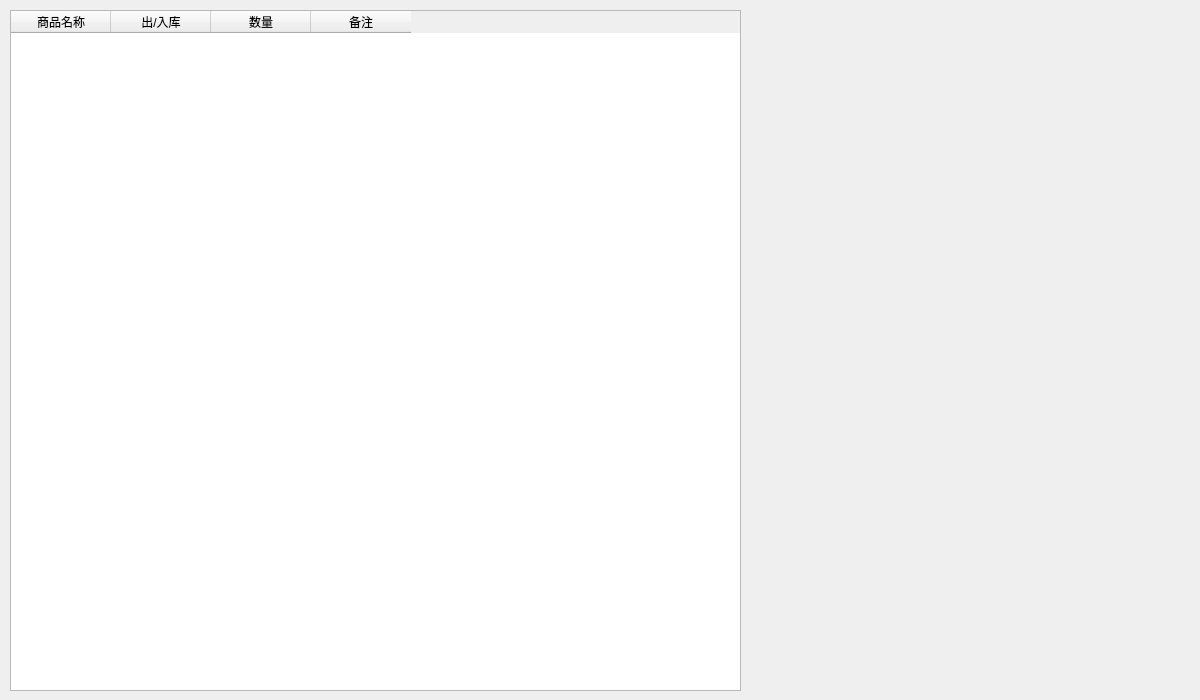
<?xml version="1.0" encoding="UTF-8"?>
<ui version="4.0">
 <class>WareForm</class>
 <widget class="QDialog" name="WareForm">
  <property name="geometry">
   <rect>
    <x>0</x>
    <y>0</y>
    <width>1200</width>
    <height>700</height>
   </rect>
  </property>
  <property name="windowTitle">
   <string>Dialog</string>
  </property>
  <widget class="QTableWidget" name="wareTable">
   <property name="geometry">
    <rect>
     <x>10</x>
     <y>10</y>
     <width>731</width>
     <height>681</height>
    </rect>
   </property>
   <column>
    <property name="text">
     <string>商品名称</string>
    </property>
   </column>
   <column>
    <property name="text">
     <string>出/入库</string>
    </property>
   </column>
   <column>
    <property name="text">
     <string>数量</string>
    </property>
   </column>
   <column>
    <property name="text">
     <string>备注</string>
    </property>
   </column>
  </widget>
 </widget>
 <resources/>
 <connections/>
</ui>
